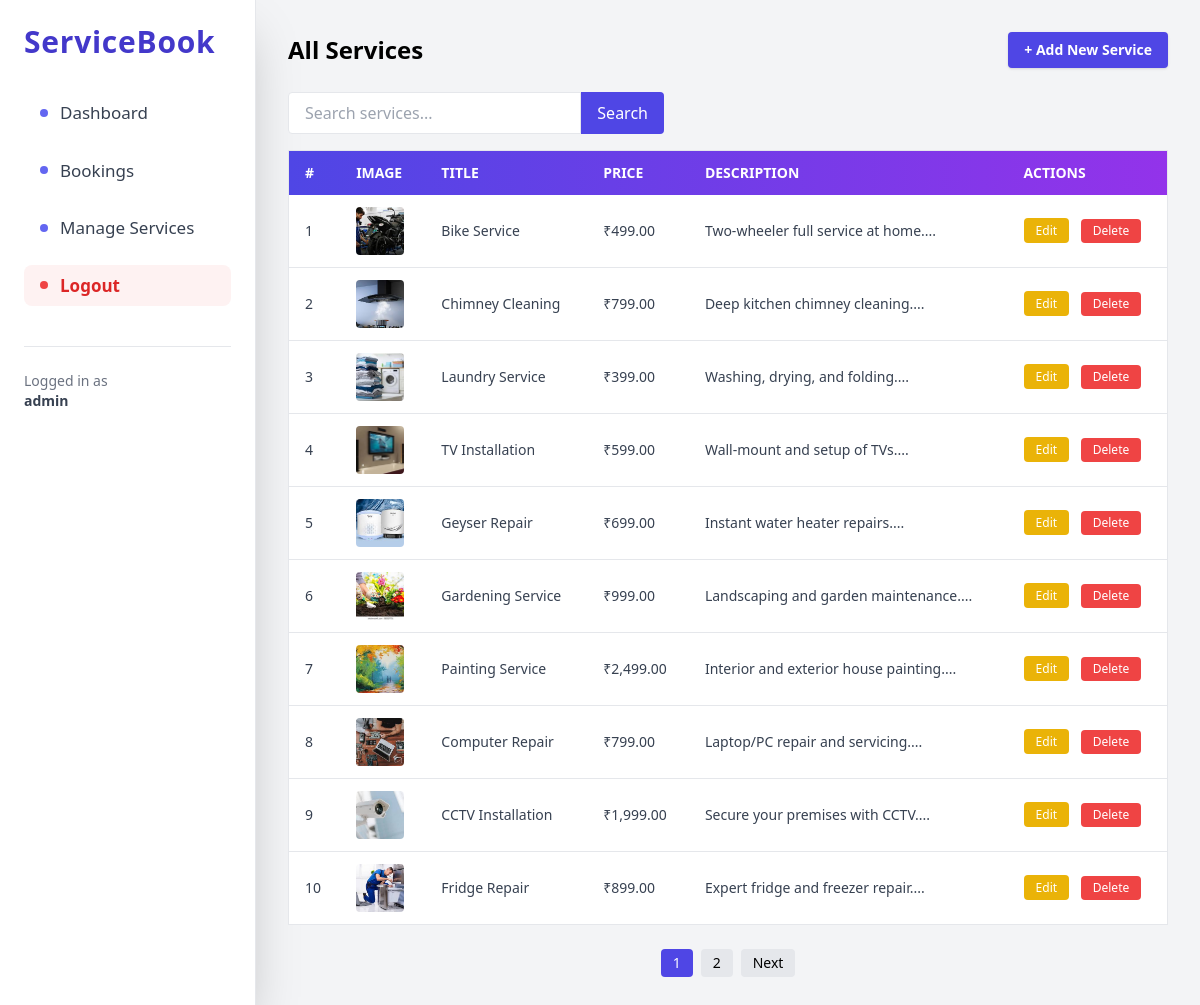
The app's page /admin/services.php (signed in) with its own data.
### tables this page shows
CREATE TABLE `services` (
  `id` int(11) NOT NULL,
  `title` varchar(255) NOT NULL,
  `description` text NOT NULL,
  `image` varchar(255) DEFAULT NULL,
  `price` decimal(10,2) DEFAULT 0.00,
  `category` varchar(100) DEFAULT NULL
);

### admin/services.php (the view, shortened to what this page needs)
<?php
include '../includes/db.php';
$search = isset($_GET['search']) ? trim($_GET['search']) : '';
$page = isset($_GET['page']) ? max(1, intval($_GET['page'])) : 1;
$limit = 10;
$offset = ($page - 1) * $limit;
$count_sql = "SELECT COUNT(*) AS total FROM services";
if ($search !== '') {
  $count_sql .= " WHERE title LIKE ?";
  $count_stmt = $conn->prepare($count_sql);
  $search_param = '%' . $search . '%';
  $count_stmt->bind_param("s", $search_param);
} else {
  $count_stmt = $conn->prepare($count_sql);
}
$count_stmt->execute();
$count_result = $count_stmt->get_result();
$total = $count_result->fetch_assoc()['total'];
$total_pages = ceil($total / $limit);
$sql = "SELECT * FROM services";
$params = [];
$types = "";
$sql .= " ORDER BY id DESC LIMIT ? OFFSET ?";
$params[] = $limit;
$params[] = $offset;
$types .= "ii";
$stmt = $conn->prepare($sql);
$stmt->bind_param($types, ...$params);
$stmt->execute();
$services = $stmt->get_result();
?>
<!DOCTYPE html>
<html lang="en">
<head>
  <script src="https://cdn.tailwindcss.com"></script>
</head>
<body class="flex bg-gray-100 min-h-screen">
<aside class="w-64 bg-white shadow-2xl p-6 border-r border-gray-200">
  <h2 class="text-3xl font-extrabold text-indigo-700 mb-8 tracking-wide"> ServiceBook</h2>
  <nav class="space-y-4 text-[17px] font-medium">
    <a href="dashboard.php" class="flex items-center gap-3 px-4 py-2 rounded-lg hover:bg-indigo-50 transition text-gray-700 hover:text-indigo-700 group">
      <span class="w-2 h-2 bg-indigo-500 rounded-full group-hover:scale-125 transition"></span>
      Dashboard
    </a>
    <a href="bookings.php" class="flex items-center gap-3 px-4 py-2 rounded-lg hover:bg-indigo-50 transition text-gray-700 hover:text-indigo-700 group">
      <span class="w-2 h-2 bg-indigo-500 rounded-full group-hover:scale-125 transition"></span>
      Bookings
    </a>
    <a href="services.php" class="flex items-center gap-3 px-4 py-2 rounded-lg hover:bg-indigo-50 transition text-gray-700 hover:text-indigo-700 group">
      <span class="w-2 h-2 bg-indigo-500 rounded-full group-hover:scale-125 transition"></span>
      Manage Services
    </a>
    <a href="logout.php" class="flex items-center gap-3 px-4 py-2 rounded-lg bg-red-50 text-red-600 font-semibold hover:bg-red-100 hover:text-red-700 transition">
      <span class="w-2 h-2 bg-red-500 rounded-full"></span>
      Logout
    </a>
  </nav>
  <div class="mt-10 pt-6 border-t border-gray-200 text-sm text-gray-500">
    <p>Logged in as <br><span class="font-semibold text-gray-700"><?= $_SESSION['admin_username']; ?></span></p>
  </div>
</aside>
<main class="flex-1 p-8 overflow-auto">
  <div class="flex justify-between items-center mb-6">
    <h1 class="text-2xl font-bold">All Services</h1>
    <a href="add-service.php" class="bg-indigo-600 hover:bg-indigo-700 text-white px-4 py-2 rounded shadow text-sm font-semibold">+ Add New Service</a>
  </div>
  <form method="GET" class="mb-4 flex">
    <input type="text" name="search" value="<?= htmlspecialchars($search); ?>" placeholder="Search services..." class="border px-4 py-2 rounded-l w-1/3">
    <button type="submit" class="bg-indigo-600 hover:bg-indigo-700 text-white px-4 py-2 rounded-r">Search</button>
  </form>
  <div class="overflow-x-auto">
  <table class="min-w-full table-auto border border-gray-200 bg-white shadow rounded">
    <thead class="bg-gradient-to-r from-indigo-600 to-purple-600 text-white text-sm uppercase">
      <tr>
        <th class="px-4 py-3 text-left">#</th>
        <th class="px-4 py-3 text-left">Image</th>
        <th class="px-4 py-3 text-left">Title</th>
        <th class="px-4 py-3 text-left">Price</th>
        <th class="px-4 py-3 text-left">Description</th>
        <th class="px-4 py-3 text-left">Actions</th>
      </tr>
    </thead>
    <tbody class="text-gray-700 text-sm">
      <?php
      $i = $offset + 1;
      while ($row = $services->fetch_assoc()):
      ?>
      <tr class="border-b hover:bg-gray-50">
        <td class="px-4 py-3"><?= $i++; ?></td>
        <td class="px-4 py-3">
          <img src="../assets/images/<?= htmlspecialchars($row['image']); ?>" alt="img" class="h-12 w-12 object-cover rounded">
        </td>
        <td class="px-4 py-3 font-medium"><?= htmlspecialchars($row['title']); ?></td>
        <td class="px-4 py-3">₹<?= number_format($row['price'], 2); ?></td>
        <td class="px-4 py-3"><?= substr(htmlspecialchars($row['description']), 0, 50); ?>...</td>
        <td class="px-4 py-3 space-x-2">
          <a href="edit-service.php?id=<?= $row['id']; ?>" class="bg-yellow-500 hover:bg-yellow-600 text-white px-3 py-1 rounded text-xs">Edit</a>
          <form action="delete-service.php" method="POST" class="inline" onsubmit="return confirm('Delete this service?');">
            <button type="submit" class="bg-red-500 hover:bg-red-600 text-white px-3 py-1 rounded text-xs">Delete</button>
          </form>
        </td>
      </tr>
      <?php endwhile; ?>
    </tbody>
  </table>
</div>
  <div class="mt-6 flex justify-center items-center space-x-2 text-sm">
    <?php for ($p = 1; $p <= $total_pages; $p++): ?>
      <a href="?search=<?= urlencode($search); ?>&page=<?= $p; ?>" class="px-3 py-1 rounded <?= $p == $page ? 'bg-indigo-600 text-white' : 'bg-gray-200 hover:bg-gray-300'; ?>"><?= $p; ?></a>
    <?php endfor; ?>
    <?php if ($page < $total_pages): ?>
      <a href="?search=<?= urlencode($search); ?>&page=<?= $page + 1; ?>" class="px-3 py-1 bg-gray-200 rounded hover:bg-gray-300">Next</a>
    <?php endif; ?>
  </div>
</main>
</body>
</html>

### records on screen
services: image (picture), title "Bike Service", price "499.00", description "Two-wheeler full service at home."
services: image (picture), title "Chimney Cleaning", price "799.00", description "Deep kitchen chimney cleaning."
services: image (picture), title "Laundry Service", price "399.00", description "Washing, drying, and folding."
services: image (picture), title "TV Installation", price "599.00", description "Wall-mount and setup of TVs."
services: image (picture), title "Geyser Repair", price "699.00", description "Instant water heater repairs."
services: image (picture), title "Gardening Service", price "999.00", description "Landscaping and garden maintenance."
services: image (picture), title "Painting Service", price "2,499.00", description "Interior and exterior house painting."
services: image (picture), title "Computer Repair", price "799.00", description "Laptop/PC repair and servicing."
services: image (picture), title "CCTV Installation", price "1,999.00", description "Secure your premises with CCTV."
services: image (picture), title "Fridge Repair", price "899.00", description "Expert fridge and freezer repair."

### other values on screen
$_SESSION['admin_username'] "admin"
